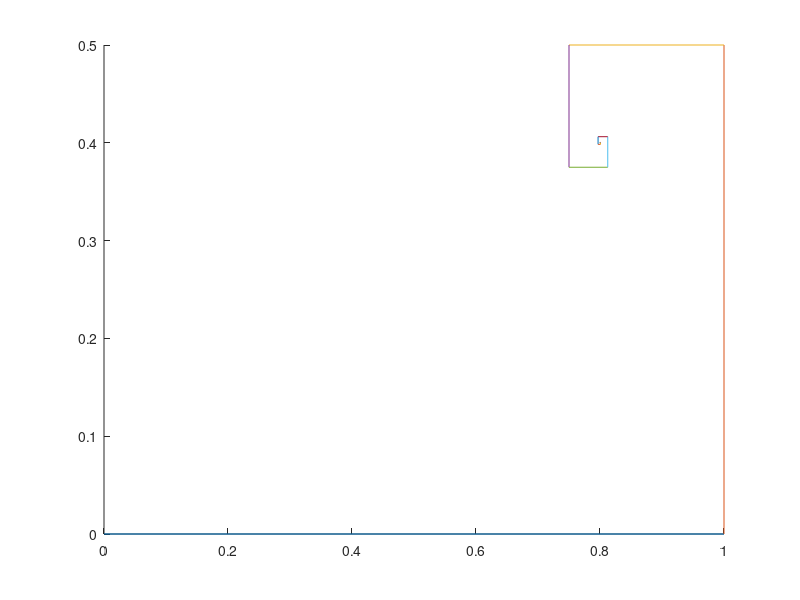

The MATLAB source for this figure:
figure
hold on
stPoint = [0, 0];
dist1 = 1;
angle = 90;
for i = 1: 100
    if angle == 90
        P2 = [stPoint(1) + dist1, stPoint(2)];
        X1 = [stPoint(1), P2(1)];
        Y1 = [stPoint(2), P2(2)];
        plot(X1, Y1);
    elseif angle == 180
        P2 = [stPoint(1), stPoint(2) + dist1];
        X1 = [stPoint(1), P2(1)];
        Y1 = [stPoint(2), P2(2)];
        plot(X1, Y1);
    elseif angle == 270
        P2 = [stPoint(1) - dist1, stPoint(2)];
        X1 = [stPoint(1), P2(1)];
        Y1 = [stPoint(2), P2(2)];
        plot(X1, Y1);
    else
        P2 = [stPoint(1), stPoint(2) - dist1];
        X1 = [stPoint(1), P2(1)];
        Y1 = [stPoint(2), P2(2)];
        plot(X1, Y1);
    end
    angle = mod(angle + 90, 360);
    dist1 = dist1 / 2;
    stPoint = P2;    
end